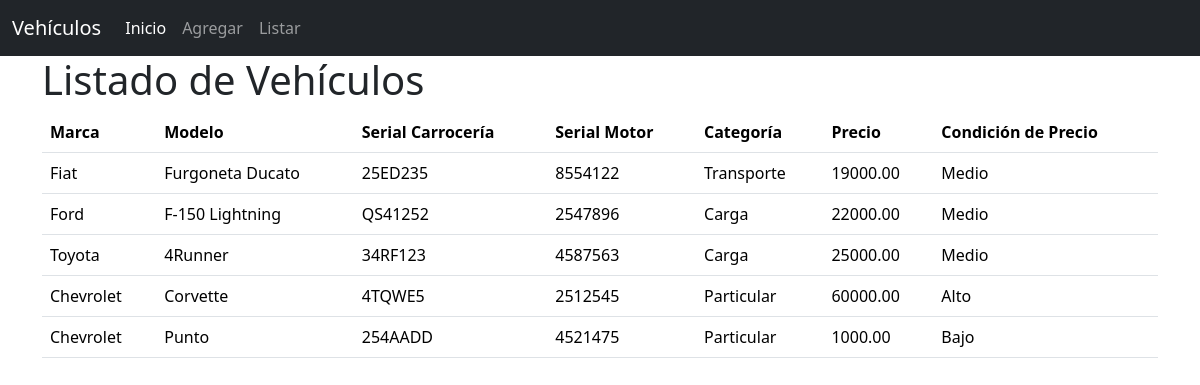
Screenshot of /listar/ (signed in) with the database file from the repository.
### vehiculo/models.py (models this page shows, shortened)
class Vehiculo(models.Model):
    MARCA_CHOICES = [
        ('Fiat', 'Fiat'),
        ('Chevrolet', 'Chevrolet'),
        ('Ford', 'Ford'),
        ('Toyota', 'Toyota'),
    ]
    CATEGORIA_CHOICES = [
        ('Particular', 'Particular'),
        ('Transporte', 'Transporte'),
        ('Carga', 'Carga'),
    ]
    marca = models.CharField(max_length=20, choices=MARCA_CHOICES, default='Ford')
    modelo = models.CharField(max_length=100)
    serial_carroceria = models.CharField(max_length=50)
    serial_motor = models.CharField(max_length=50)
    categoria = models.CharField(max_length=20, choices=CATEGORIA_CHOICES, default='Particular')
    precio = models.DecimalField(max_digits=10, decimal_places=2)
    fecha_creacion = models.DateTimeField(auto_now_add=True)
    fecha_modificacion = models.DateTimeField(auto_now=True)
    condicion_precio = models.CharField(
        max_length=10,
        choices=[
            ('bajo', 'Bajo'),
            ('medio', 'Medio'),
            ('alto', 'Alto'),
        ],
    )

### vehiculo/views.py (the view)
# urls.py: path('listar/', listar_vehiculos, name='listar_vehiculos'),
@login_required
def listar_vehiculos(request):
    vehiculos = Vehiculo.objects.all()
    return render(request, 'listar_vehiculos.html', {'vehiculos': vehiculos})

### proyecto_vehiculos_django/templates/listar_vehiculos.html (shortened to what this page needs)
<!DOCTYPE html>
<html lang="en">
<head>
</head>
<body>
    {% extends "base.html" %}
    {% block content %}
    <h1>Listado de Vehículos</h1>
    <table class="table">
        <thead>
            <tr>
                <th>Marca</th>
                <th>Modelo</th>
                <th>Serial Carrocería</th>
                <th>Serial Motor</th>
                <th>Categoría</th>
                <th>Precio</th>
                <th>Condición de Precio</th>
            </tr>
        </thead>
        <tbody>
            {% for vehiculo in vehiculos %}
                <tr>
                    <td>{{ vehiculo.marca }}</td>
                    <td>{{ vehiculo.modelo }}</td>
                    <td>{{ vehiculo.serial_carroceria }}</td>
                    <td>{{ vehiculo.serial_motor }}</td>
                    <td>{{ vehiculo.categoria }}</td>
                    <td>{{ vehiculo.precio }}</td>
                    <td>{{ vehiculo.get_condicion_precio_display }}</td>
                </tr>
            {% endfor %}
        </tbody>
    </table>
    {% endblock %}

### proyecto_vehiculos_django/templates/base.html (shortened to what this page needs)
<!DOCTYPE html>
<html lang="en">
<head>
    <link href="https://cdn.jsdelivr.net/npm/bootstrap@5.3.1/dist/css/bootstrap.min.css" rel="stylesheet"
>
</head>
<body>
    <nav class="navbar navbar-expand-lg navbar-dark bg-dark">
        <div class="container-fluid">
            <a class="navbar-brand" href="{% url 'index' %}">Vehículos</a>
            <div class="collapse navbar-collapse" id="navbarNav">
                <ul class="navbar-nav">
                    <li class="nav-item">
                        <a class="nav-link active" aria-current="page" href="{% url 'index' %}">Inicio</a>
                    </li>
                    <li class="nav-item">
                        <a class="nav-link" href="{% url 'ingresar_vehiculo' %}">Agregar</a>
                    </li>
                    <li class="nav-item">
                        <a class="nav-link" href="{% url 'listar_vehiculos' %}">Listar</a>
                    </li>
                </ul>
            </div>
        </div>
    </nav>
    <div class="container">
        {% block content %}
        {% endblock %}
    </div>
</body>
</html>

### rows the page displays
Vehiculo: marca "Fiat", modelo "Furgoneta Ducato", serial_carroceria "25ED235", serial_motor "8554122", categoria "Transporte", precio "19000.00", condicion_precio "Medio"
Vehiculo: marca "Ford", modelo "F-150 Lightning", serial_carroceria "QS41252", serial_motor "2547896", categoria "Carga", precio "22000.00", condicion_precio "Medio"
Vehiculo: marca "Toyota", modelo "4Runner", serial_carroceria "34RF123", serial_motor "4587563", categoria "Carga", precio "25000.00", condicion_precio "Medio"
Vehiculo: marca "Chevrolet", modelo "Corvette", serial_carroceria "4TQWE5", serial_motor "2512545", categoria "Particular", precio "60000.00", condicion_precio "Alto"
Vehiculo: marca "Chevrolet", modelo "Punto", serial_carroceria "254AADD", serial_motor "4521475", categoria "Particular", precio "1000.00", condicion_precio "Bajo"
